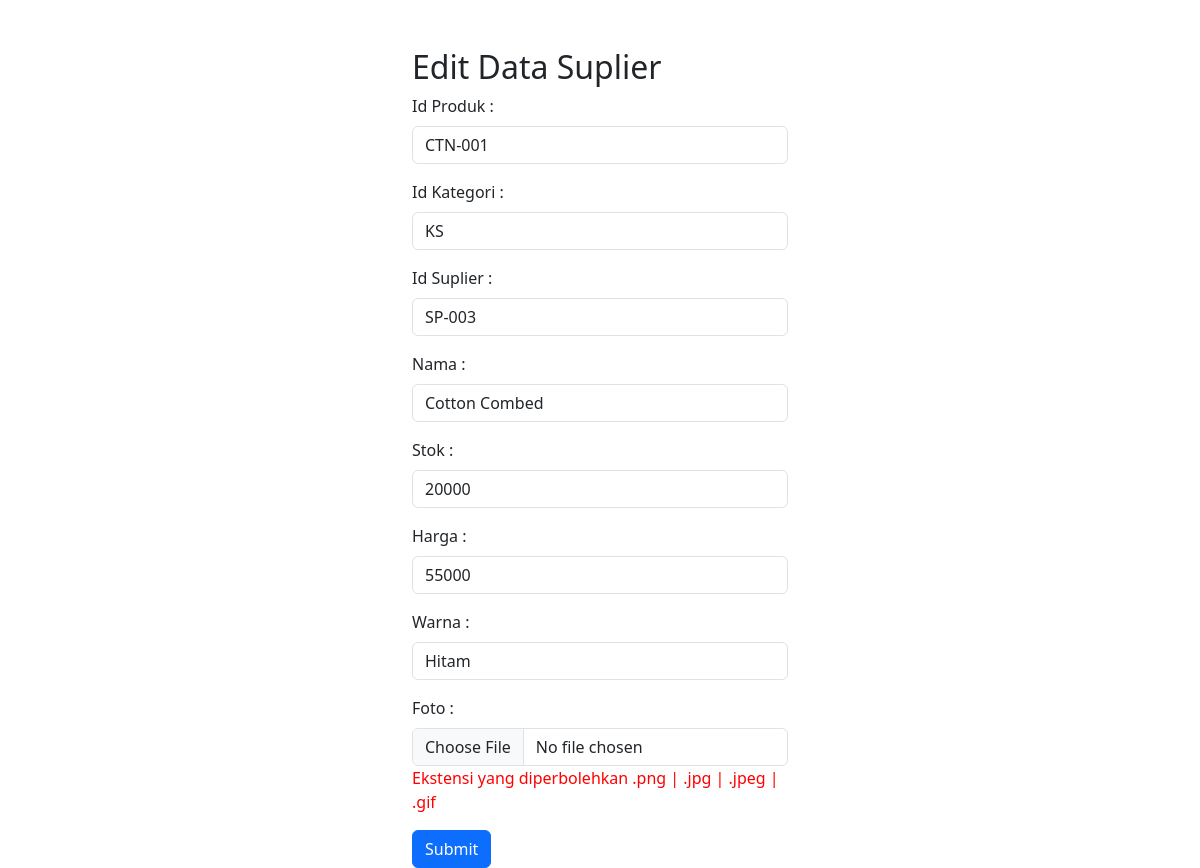
/data/produk/edit.php?id_produk=CTN-001, run on the app's committed database.
### tables this page shows
CREATE TABLE IF NOT EXISTS `produk` (
  `id_produk` varchar(11) NOT NULL,
  `kategori_id` varchar(11) NOT NULL,
  `suplier_id` varchar(11) NOT NULL,
  `nama` varchar(30) NOT NULL,
  `stok` int(11) NOT NULL,
  `harga` int(15) NOT NULL,
  `warna` varchar(20) NOT NULL,
  `gambar` varchar(5000) NOT NULL,
  PRIMARY KEY (`id_produk`),
  KEY `kategori_id` (`kategori_id`),
  KEY `suplier_id` (`suplier_id`)
);

### data/produk/edit.php (the view, shortened to what this page needs)
<!DOCTYPE html>
<html lang="en">
<head>
        <link rel="stylesheet" href="https://cdn.jsdelivr.net/npm/bootstrap@5.3.0-alpha3/dist/css/bootstrap.min.css" rel="stylesheet">
</head>
<body>
        <?php
        include ('../config.php');
        $id_produk = $_GET ['id_produk'];
        $query = mysqli_query($conn, "SELECT * FROM produk WHERE id_produk='$id_produk'");
        foreach ($query as $row) :
        ?>
        <div class="container col-4">
        <form action="proses_edit.php?id_produk=<?php echo $row['id_produk']?>" method="post">
          <div class="mt-5">
                <h2>Edit Data Suplier</h2>
          </div>
          <div class="mb-3">
            <label for="TextInput" class="form-label">Id Produk : </label>
            <input type="text" name="id_produk" class="form-control" value="<?php echo $row['id_produk']?>">
          </div>
          <div class="mb-3">
            <label for="TextInput" class="form-label">Id Kategori : </label>
            <input type="text" name="kategori_id" class="form-control" value="<?php echo $row['kategori_id']?>">
          </div>
          <div class="mb-3">
            <label for="TextInput" class="form-label">Id Suplier : </label>
            <input type="text" name="suplier_id" class="form-control" value="<?php echo $row['suplier_id']; ?>">
          </div>
          <div class="mb-3">
            <label for="TextInput" class="form-label">Nama : </label>
            <input type="text" name="nama" class="form-control" value="<?php echo $row['nama']; ?>">
          </div>
          <div class="mb-3">
            <label for="TextInput" class="form-label">Stok : </label>
            <input type="text" name="stok" class="form-control" value="<?php echo $row['stok']; ?>">
          </div>
          <div class="mb-3">
            <label for="TextInput" class="form-label">Harga : </label>
            <input type="text" name="harga" class="form-control" value="<?php echo $row['harga']; ?>">
          </div>
          <div class="mb-3">
            <label for="TextInput" class="form-label">Warna : </label>
            <input type="text" name="warna" class="form-control" value="<?php echo $row['warna']; ?>">
          </div>
          <div class="mb-3">
            <label for="TextInput" class="form-label">Foto : </label>
            <input type="file" name="gambar" required="required" class="form-control" value="../../images/<?php echo $row['gambar']; ?>">
            <p style="color: red" id="gambar_error">Ekstensi yang diperbolehkan .png | .jpg | .jpeg | .gif</p>
          </div>
          <input type="submit" name="Submit" class="btn btn-primary"></input>
          <?php endforeach; ?>
        </form>
        </div>
</body>
</html>

### data on the page
produk: id_produk "CTN-001", kategori_id "KS", suplier_id "SP-003", nama "Cotton Combed", stok "20000", harga "55000", warna "Hitam"
